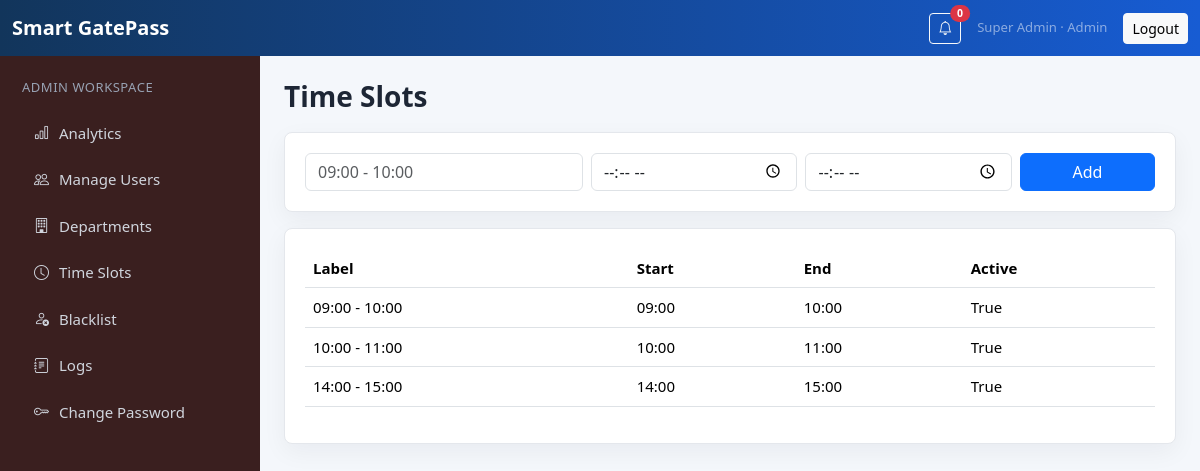
Screenshot of /admin/timeslots (signed in) with the database file from the repository.
### models/schema.py (models this page shows, shortened)
class User(db.Model):
    __tablename__ = "users"
    id = db.Column(db.Integer, primary_key=True)
    name = db.Column(db.String(120), nullable=False)
    username = db.Column(db.String(80), unique=True, index=True)
    email = db.Column(db.String(160), unique=True, nullable=False, index=True)
    phone = db.Column(db.String(30), nullable=False)
    password_hash = db.Column(db.String(255), nullable=False)
    role = db.Column(db.String(30), nullable=False, index=True)
    department = db.Column(db.String(120))
    photo = db.Column(db.String(255))
    college_id = db.Column(db.String(80), unique=True, index=True)
    designation = db.Column(db.String(120))
    course_applied = db.Column(db.String(120))
    is_available = db.Column(db.Boolean, default=True)
    is_active = db.Column(db.Boolean, default=True)
    created_at = db.Column(db.DateTime, default=datetime.utcnow)
    visitors = db.relationship("Visitor", backref="public_user", foreign_keys="Visitor.user_id")
    authority_visits = db.relationship("Visitor", backref="authority", foreign_keys="Visitor.authority_id")

class TimeSlot(db.Model):
    __tablename__ = "time_slots"
    id = db.Column(db.Integer, primary_key=True)
    label = db.Column(db.String(80), unique=True, nullable=False)
    start_time = db.Column(db.String(10), nullable=False)
    end_time = db.Column(db.String(10), nullable=False)
    is_active = db.Column(db.Boolean, default=True)

### routes/admin.py (the view)
@admin_bp.route("/timeslots", methods=["GET", "POST"])
@roles_required("admin")
def timeslots():
    if request.method == "POST":
        db.session.add(TimeSlot(label=request.form["label"], start_time=request.form["start_time"], end_time=request.form["end_time"]))
        db.session.commit()
        flash("Time slot added.", "success")
        return redirect(url_for("admin.timeslots"))
    return render_template("admin/timeslots.html", slots=TimeSlot.query.order_by(TimeSlot.start_time).all())

### utils/notifications.py (called while the page is built)
def unread_count(user_id):
    return Notification.query.filter_by(receiver_id=user_id, is_read=False).count()

### utils/security.py (called while the page is built)
def current_user():
    user_id = session.get("user_id")
    if not user_id:
        return None
    return db.session.get(User, user_id)

def roles_required(*roles):
    def decorator(view):
        @wraps(view)
        def wrapper(*args, **kwargs):
            user = current_user()
            if not user:
                flash("Please log in to continue.", "warning")
                return redirect(url_for("auth.login", next=request.path))
            if user.role not in roles:
                flash("You are not authorized to access that page.", "danger")
                return redirect(url_for(ROLE_DASHBOARDS.get(user.role, "auth.login")))
            return view(*args, **kwargs)
        return wrapper
    return decorator

### templates/admin/timeslots.html
{% extends 'base.html' %}
{% block content %}
<div class="page-head"><h1>Time Slots</h1></div>
<div class="panel mb-3"><form method="post" class="row g-2"><input type="hidden" name="csrf_token" value="{{ csrf_token() }}"><div class="col-md-4"><input class="form-control" name="label" placeholder="09:00 - 10:00" required></div><div class="col-md-3"><input class="form-control" name="start_time" type="time" required></div><div class="col-md-3"><input class="form-control" name="end_time" type="time" required></div><div class="col-md-2"><button class="btn btn-primary w-100">Add</button></div></form></div>
<div class="panel"><table class="table"><thead><tr><th>Label</th><th>Start</th><th>End</th><th>Active</th></tr></thead><tbody>{% for s in slots %}<tr><td>{{ s.label }}</td><td>{{ s.start_time }}</td><td>{{ s.end_time }}</td><td>{{ s.is_active }}</td></tr>{% endfor %}</tbody></table></div>
{% endblock %}

### templates/base.html (shortened to what this page needs)
<!doctype html>
<html lang="en" data-bs-theme="light">
<head>
  <link href="https://cdn.jsdelivr.net/npm/bootstrap@5.3.3/dist/css/bootstrap.min.css" rel="stylesheet">
  <link href="https://cdn.jsdelivr.net/npm/bootstrap-icons@1.11.3/font/bootstrap-icons.css" rel="stylesheet">
  <link href="{{ url_for('static', filename='css/style.css') }}" rel="stylesheet">
</head>
<body class="app-body role-{{ current_user.role if current_user else 'guest' }}">
<nav class="navbar navbar-expand-lg app-topbar sticky-top">
  <div class="container-fluid">
    <a class="navbar-brand fw-bold" href="{{ url_for('index') }}">Smart GatePass</a>
    <div class="ms-auto d-flex align-items-center gap-3">
      {% if current_user %}
      <button class="btn btn-sm btn-outline-light position-relative" id="notifyBtn" type="button">
        <i class="bi bi-bell"></i>
        <span class="position-absolute top-0 start-100 translate-middle badge rounded-pill bg-danger" id="notifyBadge">{{ unread_count }}</span>
      </button>
      <span class="small text-white-50">{{ current_user.name }} · {{ current_user.role|title }}</span>
      <a class="btn btn-sm btn-light" href="{{ url_for('auth.logout') }}">Logout</a>
      {% endif %}
    </div>
  </div>
</nav>
<main class="app-shell">
  {% if current_user %}<aside class="sidebar d-none d-lg-block">{% include 'partials/sidebar.html' %}</aside>{% endif %}
  <section class="content">
    {% block content %}{% endblock %}
  </section>
</main>
</body>
</html>

### templates/partials/sidebar.html (shortened to what this page needs)
{% set role = current_user.role %}
<div class="sidebar-title">{{ role|title }} Workspace</div>
<nav class="nav flex-column gap-1">
  {% if role == 'public' %}
  <a class="nav-link" href="{{ url_for('public.dashboard') }}"><i class="bi bi-speedometer2"></i> Dashboard</a>
  <a class="nav-link" href="{{ url_for('public.book') }}"><i class="bi bi-calendar-plus"></i> Book Visit</a>
  {% elif role == 'admin' %}
  <a class="nav-link" href="{{ url_for('admin.dashboard') }}"><i class="bi bi-bar-chart"></i> Analytics</a>
  <a class="nav-link" href="{{ url_for('admin.users') }}"><i class="bi bi-people"></i> Manage Users</a>
  <a class="nav-link" href="{{ url_for('admin.departments') }}"><i class="bi bi-building"></i> Departments</a>
  <a class="nav-link" href="{{ url_for('admin.timeslots') }}"><i class="bi bi-clock"></i> Time Slots</a>
  <a class="nav-link" href="{{ url_for('admin.blacklist') }}"><i class="bi bi-person-x"></i> Blacklist</a>
  <a class="nav-link" href="{{ url_for('admin.logs') }}"><i class="bi bi-journal-text"></i> Logs</a>
  {% endif %}
  <a class="nav-link" href="{{ url_for('auth.change_password') }}"><i class="bi bi-key"></i> Change Password</a>
</nav>

### static/css/style.css (style rules this page uses)
:root { --bg: #f4f7fb; --panel: #ffffff; --ink: #1d2635; --muted: #64748b; --brand: #175cd3; --sidebar: #101828; }
body { background: var(--bg); color: var(--ink); font-size: 15px; }
.app-topbar { background: linear-gradient(90deg, #12355b, #175cd3); }
.navbar-brand { color: #fff; }
.app-shell { display: flex; min-height: calc(100vh - 56px); }
.sidebar { width: 260px; background: var(--sidebar); color: #fff; padding: 22px; flex: 0 0 260px; }
.sidebar-title { font-size: 13px; color: #98a2b3; text-transform: uppercase; margin-bottom: 14px; letter-spacing: .04em; }
.sidebar .nav-link { color: #d0d5dd; border-radius: 8px; padding: 10px 12px; display: flex; gap: 10px; align-items: center; }
.content { width: 100%; padding: 24px; }
.page-head { display: flex; justify-content: space-between; gap: 16px; align-items: center; margin-bottom: 18px; }
h1 { font-size: 28px; margin: 0; font-weight: 750; }
.panel, .auth-panel, .stat-card { background: var(--panel); border: 1px solid #e4e7ec; border-radius: 8px; box-shadow: 0 8px 24px rgba(16,24,40,.05); }
.panel { padding: 20px; }
.role-admin .sidebar { background: #3a1f1f; }

### rows the page displays
User: name "Super Admin", role "Admin", role "ADMIN"
TimeSlot: label "09:00 - 10:00", start_time "09:00", end_time "10:00", is_active "True"
TimeSlot: label "10:00 - 11:00", start_time "10:00", end_time "11:00", is_active "True"
TimeSlot: label "14:00 - 15:00", start_time "14:00", end_time "15:00", is_active "True"

### other values shown
{{ unread_count }} "0"
